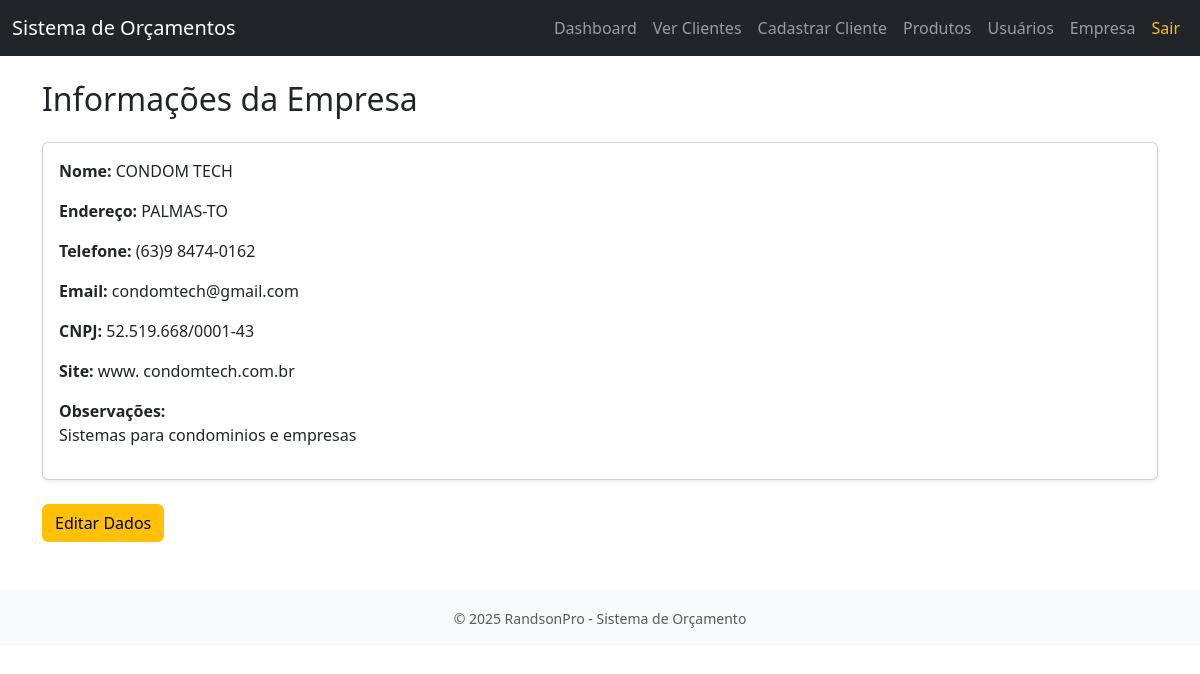
Page /empresa (signed in) on the committed database.
### models.py (models this page shows)
class Empresa(db.Model):
    __tablename__ = 'empresa'
    id = db.Column(db.Integer, primary_key=True)
    nome = db.Column(db.String(100), nullable=False)
    endereco = db.Column(db.String(200))
    telefone = db.Column(db.String(20))
    email = db.Column(db.String(100))
    cnpj = db.Column(db.String(20))
    observacoes = db.Column(db.Text)
    site = db.Column(db.String(100))

### app.py (the view, shortened to what this page needs)
@app.route('/empresa', methods=['GET', 'POST'])
@login_required
def empresa():
    empresa = Empresa.query.first()
    return render_template('empresa.html', empresa=empresa)

### app.py (called while the page is built)
def login_required(f):
    @wraps(f)
    def decorated_function(*args, **kwargs):
        if 'usuario_id' not in session:
            flash("Você precisa estar logado para acessar esta página.", "warning")
            return redirect(url_for('login'))
        return f(*args, **kwargs)
    return decorated_function

@app.context_processor
def inject_datetime():
    return {'datetime': datetime}

### templates/empresa.html (shortened to what this page needs)
{% extends 'base.html' %}
{% block content %}
<h2 class="mb-4">Informações da Empresa</h2>
{% if empresa %}
  <div class="card shadow-sm mb-4">
    <div class="card-body">
      <p><strong>Nome:</strong> {{ empresa.nome }}</p>
      <p><strong>Endereço:</strong> {{ empresa.endereco }}</p>
      <p><strong>Telefone:</strong> {{ empresa.telefone }}</p>
      <p><strong>Email:</strong> {{ empresa.email }}</p>
      <p><strong>CNPJ:</strong> {{ empresa.cnpj }}</p>
      <p><strong>Site:</strong> {{ empresa.site }}</p>
      <p><strong>Observações:</strong><br>{{ empresa.observacoes }}</p>
    </div>
  </div>
  <a href="{{ url_for('editar_empresa') }}" class="btn btn-warning">Editar Dados</a>
{% else %}
  <div class="alert alert-warning">Nenhuma empresa cadastrada ainda.</div>
  <a href="{{ url_for('editar_empresa') }}" class="btn btn-primary">Cadastrar Empresa</a>
{% endif %}
{% endblock %}

### rows in the picture
Empresa: nome "CONDOM TECH", endereco "PALMAS-TO", telefone "(63)9 8474-0162", email "condomtech@gmail.com", cnpj "52.519.668/0001-43", site "www. condomtech.com.br", observacoes "Sistemas para condominios e empresas"
